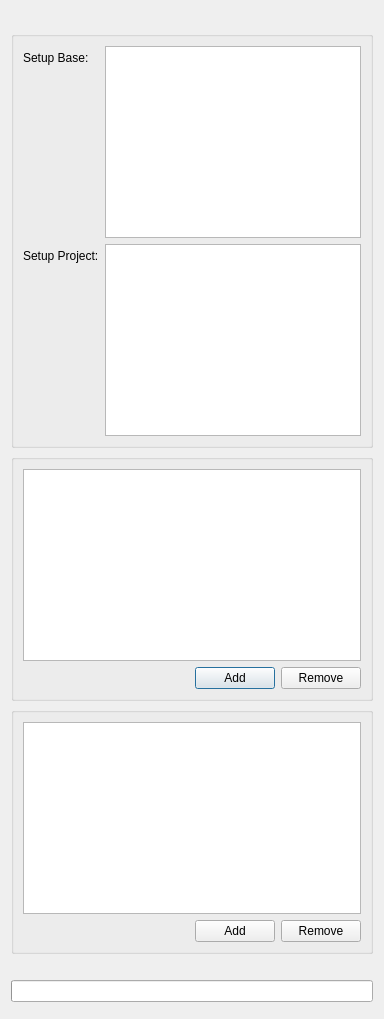
<?xml version="1.0" encoding="UTF-8"?>
<ui version="4.0">
 <class>SketchSdkPanel</class>
 <widget class="QDialog" name="SketchSdkPanel">
  <layout class="QVBoxLayout" name="mainLayout">
   <item>
    <widget class="QLabel" name="titleLabel">
     <property name="wordWrap">
      <bool>true</bool>
     </property>
    </widget>
   </item>
   <item>
    <widget class="QWidget" name="editorWidget">
     <layout class="QVBoxLayout" name="editorLayout">
      <property name="leftMargin">
       <number>0</number>
      </property>
      <property name="topMargin">
       <number>0</number>
      </property>
      <property name="rightMargin">
       <number>0</number>
      </property>
      <property name="bottomMargin">
       <number>0</number>
      </property>
      <item>
       <widget class="QGroupBox" name="hooksGroup">
        <layout class="QFormLayout" name="hooksLayout">
         <item row="0" column="0">
          <widget class="QLabel" name="setupBaseLabel">
           <property name="text">
            <string>Setup Base:</string>
           </property>
          </widget>
         </item>
         <item row="0" column="1">
          <widget class="QPlainTextEdit" name="setupBaseEdit"/>
         </item>
         <item row="1" column="0">
          <widget class="QLabel" name="setupProjectLabel">
           <property name="text">
            <string>Setup Project:</string>
           </property>
          </widget>
         </item>
         <item row="1" column="1">
          <widget class="QPlainTextEdit" name="setupProjectEdit"/>
         </item>
        </layout>
       </widget>
      </item>
      <item>
       <widget class="QGroupBox" name="plugsGroup">
        <layout class="QVBoxLayout" name="plugsLayout">
         <item>
          <widget class="QTableWidget" name="plugsTable"/>
         </item>
         <item>
          <layout class="QHBoxLayout" name="plugButtonLayout">
           <item>
            <spacer name="plugButtonSpacer">
             <property name="orientation">
              <enum>Qt::Horizontal</enum>
             </property>
             <property name="sizeHint" stdset="0">
              <size>
               <width>40</width>
               <height>20</height>
              </size>
             </property>
            </spacer>
           </item>
           <item>
            <widget class="QPushButton" name="addPlugButton">
             <property name="text">
              <string>Add</string>
             </property>
            </widget>
           </item>
           <item>
            <widget class="QPushButton" name="removePlugButton">
             <property name="text">
              <string>Remove</string>
             </property>
            </widget>
           </item>
          </layout>
         </item>
        </layout>
       </widget>
      </item>
      <item>
       <widget class="QGroupBox" name="slotsGroup">
        <layout class="QVBoxLayout" name="slotsLayout">
         <item>
          <widget class="QTableWidget" name="slotsTable"/>
         </item>
         <item>
          <layout class="QHBoxLayout" name="slotButtonLayout">
           <item>
            <spacer name="slotButtonSpacer">
             <property name="orientation">
              <enum>Qt::Horizontal</enum>
             </property>
             <property name="sizeHint" stdset="0">
              <size>
               <width>40</width>
               <height>20</height>
              </size>
             </property>
            </spacer>
           </item>
           <item>
            <widget class="QPushButton" name="addSlotButton">
             <property name="text">
              <string>Add</string>
             </property>
            </widget>
           </item>
           <item>
            <widget class="QPushButton" name="removeSlotButton">
             <property name="text">
              <string>Remove</string>
             </property>
            </widget>
           </item>
          </layout>
         </item>
        </layout>
       </widget>
      </item>
     </layout>
    </widget>
   </item>
   <item>
    <widget class="QLabel" name="statusLabel">
     <property name="wordWrap">
      <bool>true</bool>
     </property>
    </widget>
   </item>
   <item>
    <widget class="QProgressBar" name="progressBar"/>
   </item>
   <item>
    <widget class="QDialogButtonBox" name="buttonBox"/>
   </item>
  </layout>
 </widget>
 <resources/>
 <connections/>
</ui>
